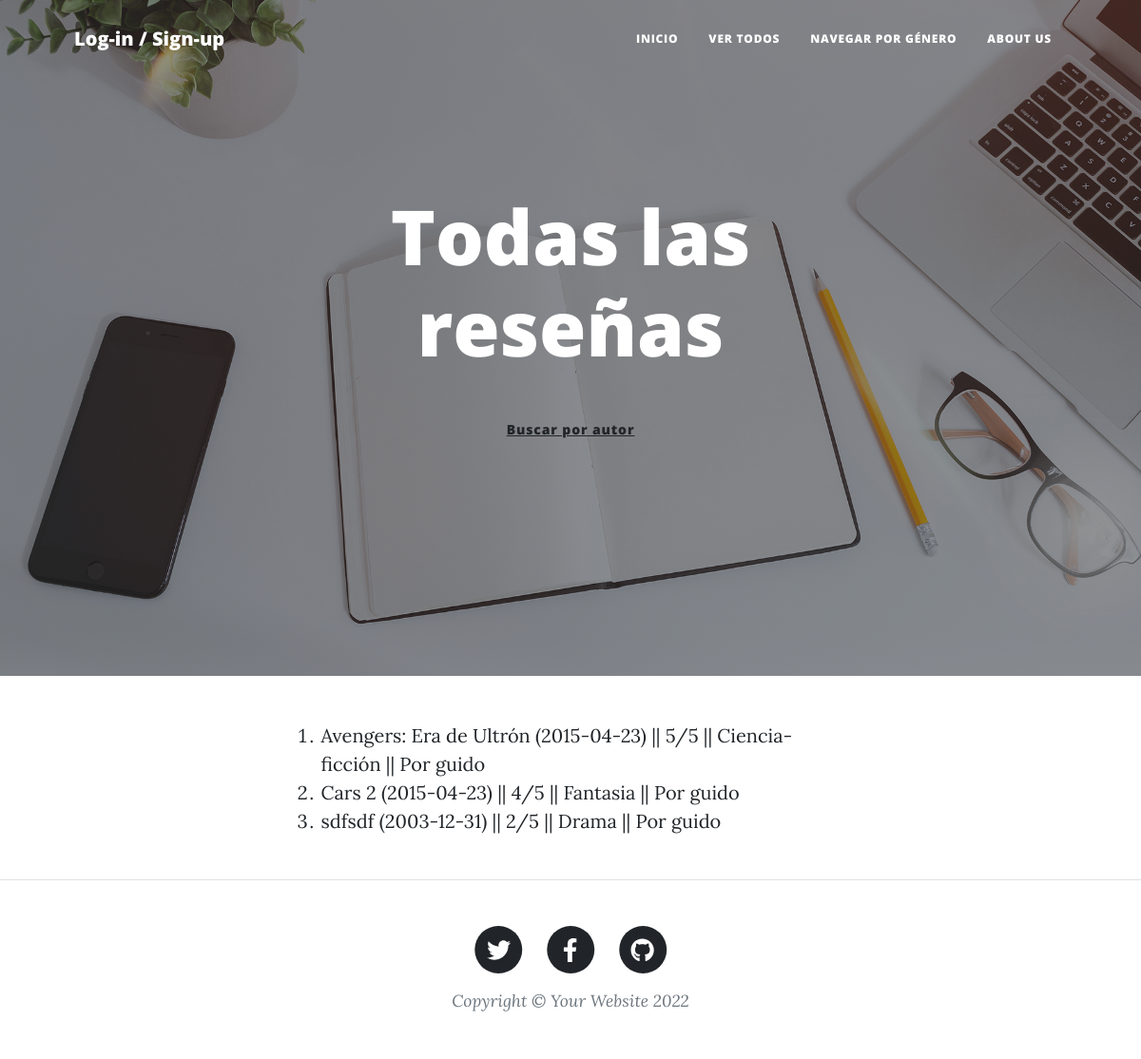
Page /blog/pages/ on the earlier database version.
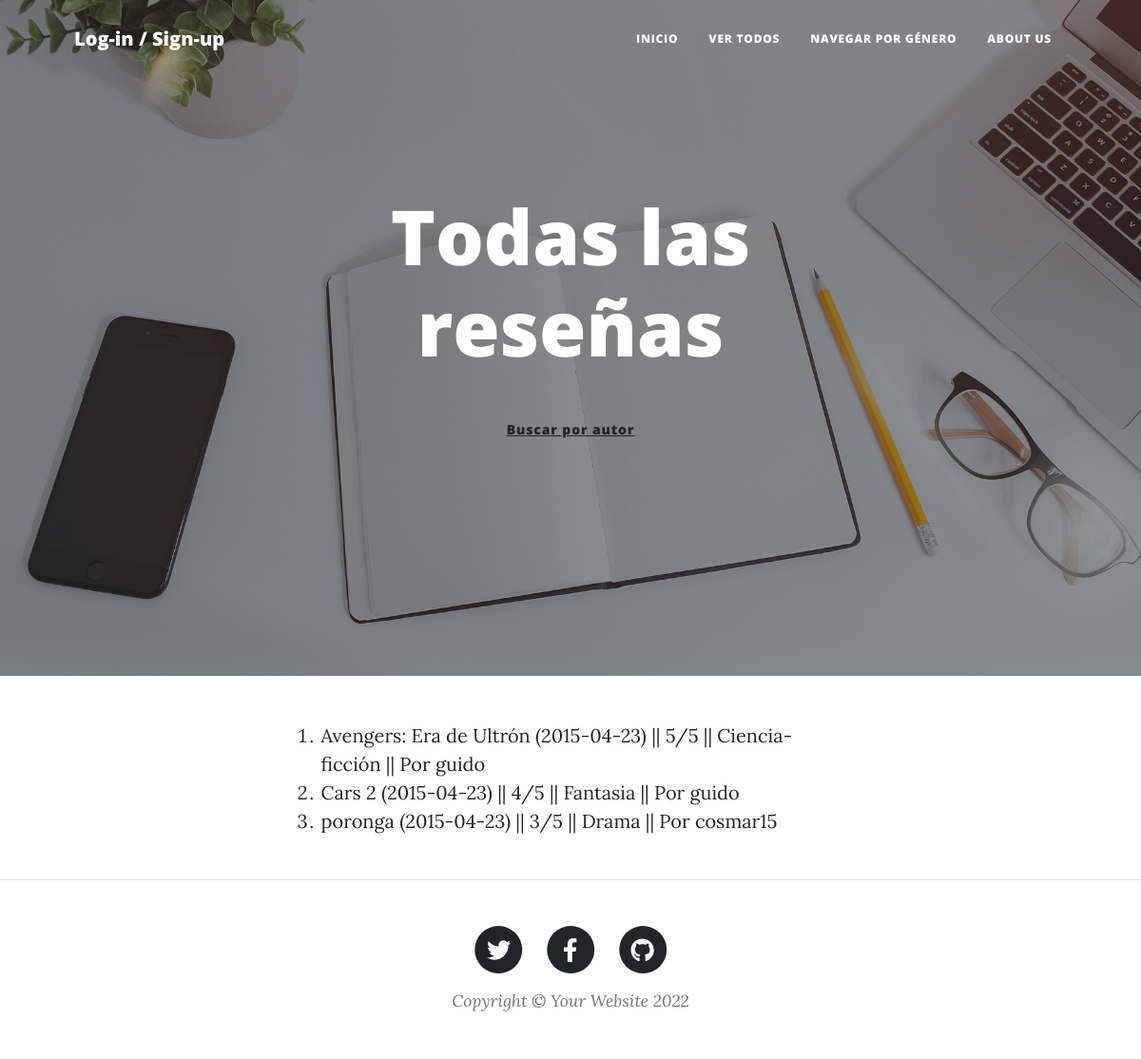
Same page on the later database version.
### AppBlog/models.py (models this page shows)
class Blog(models.Model):
    ESTRELLAS  = (
        ('1', '1'),
        ('2', '2'),
        ('3', '3'),
        ('4', '4'),
        ('5', '5'),
    )
    GENEROS = (
        ('Acción', 'Acción'),
        ('Drama', 'Drama'),
        ('Terror', 'Terror'),
        ('Ciencia-ficción', 'Ciencia-ficción'),
        ('Comedia', 'Comedia'),
        ('Fantasia', 'Fantasia'),
    )
    titulo = models.CharField(max_length=50)
    subtitulo = models.CharField(max_length=50)
    anio = models.DateField()
    duracion = models.IntegerField()
    genero = models.CharField(max_length=30, choices=GENEROS)
    resenia = models.CharField(max_length=500)
    estrellas = models.CharField(max_length=2, choices=ESTRELLAS)
    autor = models.CharField(max_length=50)
    fecha = models.DateTimeField()
    imagen = models.ImageField(upload_to='imagenes/', null=True, blank=True)
    def __str__(self):
        return f"{self.titulo} ({self.anio}) || {self.estrellas}/5 || {self.genero} || Por {self.autor}"

### AppBlog/views.py (the view)
# urls.py: path('pages/', views.mostrar_blogs, name="mostrar_blogs"),
def mostrar_blogs(request):
    blogs = Blog.objects.all()
    return render(request, "mostrar_blogs.html", {"blogs":blogs})

### AppBlog/templates/mostrar_blogs.html (shortened to what this page needs)
{% extends "base.html" %}
{% load static %}
{% block codigoDinamico %}
    <body>
        <header class="masthead" style="background-image: url('assets/img/home-bg.jpg')">
            <div class="container position-relative px-4 px-lg-5">
                <div class="row gx-4 gx-lg-5 justify-content-center">
                    <div class="col-md-10 col-lg-8 col-xl-7">
                        <div class="site-heading">
                            <h1>Todas las reseñas</h1>
                            <p>
                                <a class="btn btn-priamry" href="{% url 'buscar' %}">Buscar por autor </a>
                            </p>
                        </div>
                    </div>
                </div>
            </div>
        </header>
        <div class="container px-4 px-lg-5">
            <div class="row gx-4 gx-lg-5 justify-content-center">
                <div class="col-md-10 col-lg-8 col-xl-7">
                    {% if blogs %}
                        <ol>
                            {% for blog in blogs %}
                                <li>
                                    <a href="{% url 'mostrar_blog' blog.id %}"> {{blog}} </a>
                                </li>
                            {% endfor %}
                        </ol>
                    {% else %}
                        <p>No hay ninguna reseña aún</p>
                        <br>
                    {% endif %}
                    <br>
                </div>
            </div>
        </div>
{% endblock %}

Differences in the rows shown:
removed Blog: titulo+anio+estrellas "sdfsdf (2003-12-31) || 2/5 || Drama || Por guido"
added Blog: titulo+anio+estrellas "poronga (2015-04-23) || 3/5 || Drama || Por cosmar15"
